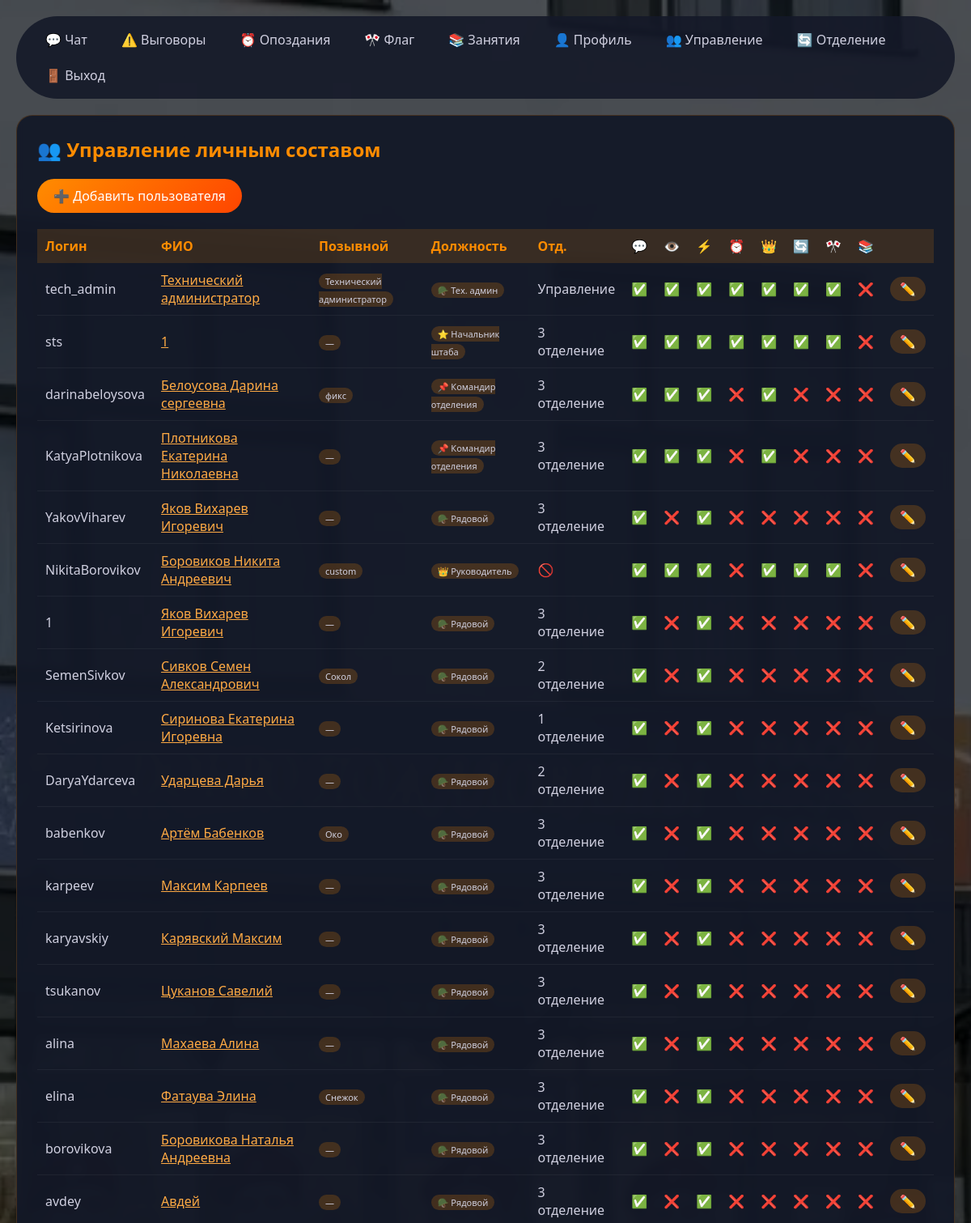
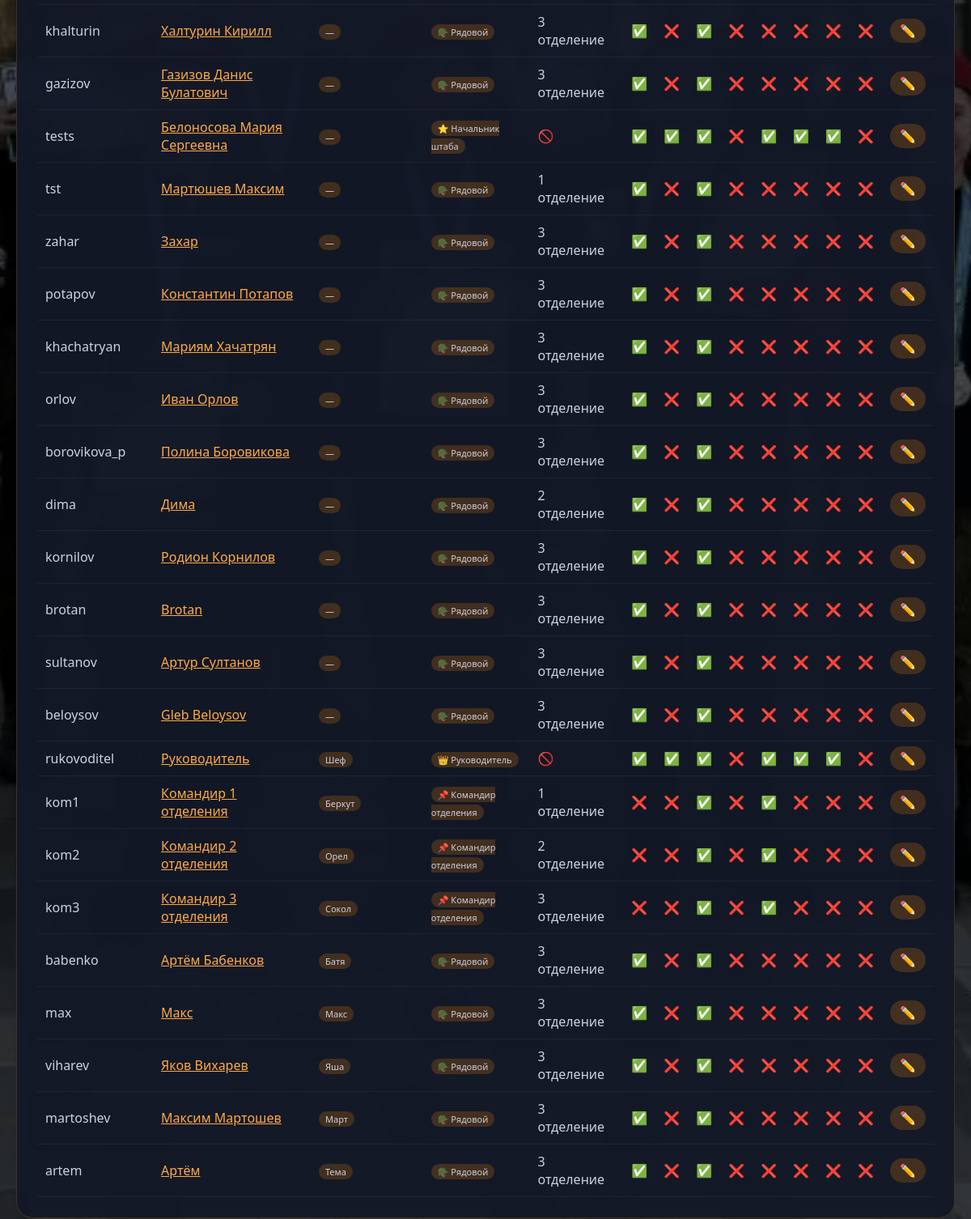
The app's page /users (signed in) with its own data (2 pictures, top to bottom).
### tables this page shows
CREATE TABLE users (
            id INTEGER PRIMARY KEY AUTOINCREMENT,
            login TEXT UNIQUE,
            password TEXT,
            full_name TEXT,
            rank TEXT,
            unit TEXT DEFAULT '1 отделение',
            role_template TEXT DEFAULT 'junior',
            can_chat_write INTEGER DEFAULT 0,
            can_view_all_reprimands INTEGER DEFAULT 0,
            can_issue_reprimands INTEGER DEFAULT 0,
            can_view_all_lateness INTEGER DEFAULT 0,
            can_manage_users INTEGER DEFAULT 0,
            can_change_unit INTEGER DEFAULT 0,
            can_manage_flag INTEGER DEFAULT 0,
            can_manage_schedule INTEGER DEFAULT 0
        , nickname TEXT DEFAULT '', avatar TEXT DEFAULT '');

### Феникс/app.py (the view)
@app.route('/users')
@login_required
@has_permission('can_manage_users')
def users():
    conn = sqlite3.connect(DB_NAME)
    cur = conn.cursor()
    cur.execute('''
        SELECT id, login, full_name, rank, unit, role_template, nickname,
               can_chat_write, can_view_all_reprimands, can_issue_reprimands,
               can_view_all_lateness, can_manage_users, can_change_unit,
               can_manage_flag, can_manage_schedule
        FROM users
    ''')
    users_list = cur.fetchall()
    conn.close()
    return render_template('users.html', users=users_list)

### Феникс/app.py (called while the page is built)
def login_required(f):
    @wraps(f)
    def decorated(*args, **kwargs):
        if 'user_id' not in session:
            return redirect(url_for('login'))
        return f(*args, **kwargs)
    return decorated

def has_permission(permission):
    def decorator(f):
        @wraps(f)
        def decorated(*args, **kwargs):
            if not session.get(permission, False):
                return "У вас нет прав для этого действия", 403
            return f(*args, **kwargs)
        return decorated
    return decorator

### Феникс/templates/users.html (shortened to what this page needs)
<!DOCTYPE html>
<html lang="ru">
<head>
</head>
<body>
    <div class="container">
        <div class="nav">
            <a href="/chat">💬 Чат</a>
            <a href="/reprimands">⚠️ Выговоры</a>
            <a href="/lateness">⏰ Опоздания</a>
            <a href="/flag_duty">🎌 Флаг</a>
            <a href="/schedule">📚 Занятия</a>
            <a href="/profile">👤 Профиль</a>
            <a href="/users">👥 Управление</a>
            <a href="/change_unit">🔄 Отделение</a>
            <a href="/logout">🚪 Выход</a>
        </div>
        <div class="card">
            <h2>👥 Управление личным составом</h2>
            <a href="/add_user" class="add-btn">➕ Добавить пользователя</a>
            <div style="overflow-x:auto">
                <table>
                    <thead>
                        <tr>
                            <th>Логин</th>
                            <th>ФИО</th>
                            <th>Позывной</th>
                            <th>Должность</th>
                            <th>Отд.</th>
                            <th>💬</th><th>👁️</th><th>⚡</th><th>⏰</th>
                            <th>👑</th><th>🔄</th><th>🎌</th><th>📚</th><th></th>
                        </tr>
                    </thead>
                    <tbody>
                        {% for u in users %}
                        <tr>
                            <td>{{ u[1] }}</td>
                            <td><a href="/user_profile/{{ u[0] }}" style="color:#ffaa44">{{ u[2] }}</a></td>
                            <td><span class="rank-badge">{{ u[6] if u[6] else '—' }}</span></td>
                            <td><span class="rank-badge">
                                {% if u[3]=='Руководитель' %}👑{% elif u[3]=='Начальник штаба' %}⭐{% elif u[3]=='Командир отряда' %}🎖️{% elif u[3]=='Командир отделения' %}📌{% else %}🪖{% endif %} {{ u[3] }}
                            </span></td>
                            <td>{% if u[4]=='Без отделения' %}🚫{% else %}{{ u[4] }}{% endif %}</td>
                            <td class="{% if u[8] %}perm-yes{% else %}perm-no{% endif %}">{% if u[8] %}✅{% else %}❌{% endif %}</td>
                            <td class="{% if u[9] %}perm-yes{% else %}perm-no{% endif %}">{% if u[9] %}✅{% else %}❌{% endif %}</td>
                            <td class="{% if u[10] %}perm-yes{% else %}perm-no{% endif %}">{% if u[10] %}✅{% else %}❌{% endif %}</td>
                            <td class="{% if u[11] %}perm-yes{% else %}perm-no{% endif %}">{% if u[11] %}✅{% else %}❌{% endif %}</td>
                            <td class="{% if u[12] %}perm-yes{% else %}perm-no{% endif %}">{% if u[12] %}✅{% else %}❌{% endif %}</td>
                            <td class="{% if u[13] %}perm-yes{% else %}perm-no{% endif %}">{% if u[13] %}✅{% else %}❌{% endif %}</td>
                            <td class="{% if u[14] %}perm-yes{% else %}perm-no{% endif %}">{% if u[14] %}✅{% else %}❌{% endif %}</td>
                            <td class="{% if u[15] %}perm-yes{% else %}perm-no{% endif %}">{% if u[15] %}✅{% else %}❌{% endif %}</td>
                            <td><a href="/edit_user/{{ u[0] }}" class="edit-btn">✏️</a></td>
                        </tr>
                        {% endfor %}
                    </tbody>
                </table>
            </div>
        </div>
    </div>
</body>
</html>

### Феникс/templates/users.html (style rules this page uses)
* { margin:0;padding:0;box-sizing:border-box }
body { font-family:'Segoe UI',sans-serif; background-image: url('/static/background.jpg'); background-size: cover; background-position: center; background-attachment: fixed; min-height:100vh; padding:20px; position:relative; }
body::before { content:''; position:absolute; top:0; left:0; right:0; bottom:0; background:rgba(0,0,0,0.65); z-index:0; }
.container { max-width:1400px;margin:0 auto;position:relative;z-index:1 }
.nav { background:rgba(20,25,40,0.9);padding:12px 20px;border-radius:60px;margin-bottom:20px;display:flex;gap:10px;flex-wrap:wrap }
.nav a { color:#d0d0e0;text-decoration:none;padding:6px 16px;border-radius:30px }
.card { background:rgba(20,25,40,0.95);border-radius:20px;padding:25px;border:1px solid rgba(255,140,0,0.2);backdrop-filter:blur(5px) }
h2 { color:#ff8c00;margin-bottom:20px }
.add-btn { background:linear-gradient(135deg,#ff8c00,#ff4500);color:white;padding:10px 20px;text-decoration:none;display:inline-block;margin-bottom:20px;border-radius:30px }
table { width:100%;border-collapse:collapse }
th { background:rgba(255,140,0,0.15);color:#ff8c00;padding:10px;text-align:left }
td { padding:10px;border-bottom:1px solid rgba(255,255,255,0.05);color:#d0d0e0 }
.perm-yes { color:#4ade80 }
.perm-no { color:#f87171 }
.edit-btn { background:rgba(255,140,0,0.2);color:#ff8c00;padding:4px 12px;text-decoration:none;border-radius:20px }
.rank-badge { background:rgba(255,140,0,0.2);padding:2px 8px;border-radius:20px;font-size:11px }

### records on screen
users: login "tech_admin", full_name "Технический администратор", nickname "Технический администратор", rank "Тех. админ", unit "Управление"
users: login "sts", full_name "1", nickname "—", rank "Начальник штаба", unit "3 отделение"
users: login "darinabeloysova", full_name "Белоусова Дарина сергеевна", nickname "фикс", rank "Командир отделения", unit "3 отделение"
users: login "KatyaPlotnikova", full_name "Плотникова Екатерина Николаевна", nickname "—", rank "Командир отделения", unit "3 отделение"
users: login "YakovViharev", full_name "Яков Вихарев Игоревич", nickname "—", rank "Рядовой", unit "3 отделение"
users: login "NikitaBorovikov", full_name "Боровиков Никита Андреевич", nickname "custom", rank "Руководитель"
users: login "1", full_name "Яков Вихарев Игоревич", nickname "—", rank "Рядовой", unit "3 отделение"
users: login "SemenSivkov", full_name "Сивков Семен Александрович", nickname "Сокол", rank "Рядовой", unit "2 отделение"
users: login "Ketsirinova", full_name "Сиринова Екатерина Игоревна", nickname "—", rank "Рядовой", unit "1 отделение"
users: login "DaryaYdarceva", full_name "Ударцева Дарья", nickname "—", rank "Рядовой", unit "2 отделение"
users: login "babenkov", full_name "Артём Бабенков", nickname "Око", rank "Рядовой", unit "3 отделение"
users: login "karpeev", full_name "Максим Карпеев", nickname "—", rank "Рядовой", unit "3 отделение"
users: login "karyavskiy", full_name "Карявский Максим", nickname "—", rank "Рядовой", unit "3 отделение"
users: login "tsukanov", full_name "Цуканов Савелий", nickname "—", rank "Рядовой", unit "3 отделение"
users: login "alina", full_name "Махаева Алина", nickname "—", rank "Рядовой", unit "3 отделение"
users: login "elina", full_name "Фатаува Элина", nickname "Снежок", rank "Рядовой", unit "3 отделение"
users: login "borovikova", full_name "Боровикова Наталья Андреевна", nickname "—", rank "Рядовой", unit "3 отделение"
users: login "avdey", full_name "Авдей", nickname "—", rank "Рядовой", unit "3 отделение"
users: login "khalturin", full_name "Халтурин Кирилл", nickname "—", rank "Рядовой", unit "3 отделение"
users: login "gazizov", full_name "Газизов Данис Булатович", nickname "—", rank "Рядовой", unit "3 отделение"
users: login "tests", full_name "Белоносова Мария Сергеевна", nickname "—", rank "Начальник штаба"
users: login "tst", full_name "Мартюшев Максим", nickname "—", rank "Рядовой", unit "1 отделение"
users: login "zahar", full_name "Захар", nickname "—", rank "Рядовой", unit "3 отделение"
users: login "potapov", full_name "Константин Потапов", nickname "—", rank "Рядовой", unit "3 отделение"
users: login "khachatryan", full_name "Мариям Хачатрян", nickname "—", rank "Рядовой", unit "3 отделение"
users: login "orlov", full_name "Иван Орлов", nickname "—", rank "Рядовой", unit "3 отделение"
users: login "borovikova_p", full_name "Полина Боровикова", nickname "—", rank "Рядовой", unit "3 отделение"
users: login "dima", full_name "Дима", nickname "—", rank "Рядовой", unit "2 отделение"
users: login "kornilov", full_name "Родион Корнилов", nickname "—", rank "Рядовой", unit "3 отделение"
users: login "brotan", full_name "Brotan", nickname "—", rank "Рядовой", unit "3 отделение"
users: login "sultanov", full_name "Артур Султанов", nickname "—", rank "Рядовой", unit "3 отделение"
users: login "beloysov", full_name "Gleb Beloysov", nickname "—", rank "Рядовой", unit "3 отделение"
users: login "rukovoditel", full_name "Руководитель", nickname "Шеф", rank "Руководитель"
users: login "kom1", full_name "Командир 1 отделения", nickname "Беркут", rank "Командир отделения", unit "1 отделение"
users: login "kom2", full_name "Командир 2 отделения", nickname "Орел", rank "Командир отделения", unit "2 отделение"
users: login "kom3", full_name "Командир 3 отделения", nickname "Сокол", rank "Командир отделения", unit "3 отделение"
users: login "babenko", full_name "Артём Бабенков", nickname "Батя", rank "Рядовой", unit "3 отделение"
users: login "max", full_name "Макс", nickname "Макс", rank "Рядовой", unit "3 отделение"
users: login "viharev", full_name "Яков Вихарев", nickname "Яша", rank "Рядовой", unit "3 отделение"
users: login "martoshev", full_name "Максим Мартошев", nickname "Март", rank "Рядовой", unit "3 отделение"
users: login "artem", full_name "Артём", nickname "Тема", rank "Рядовой", unit "3 отделение"
